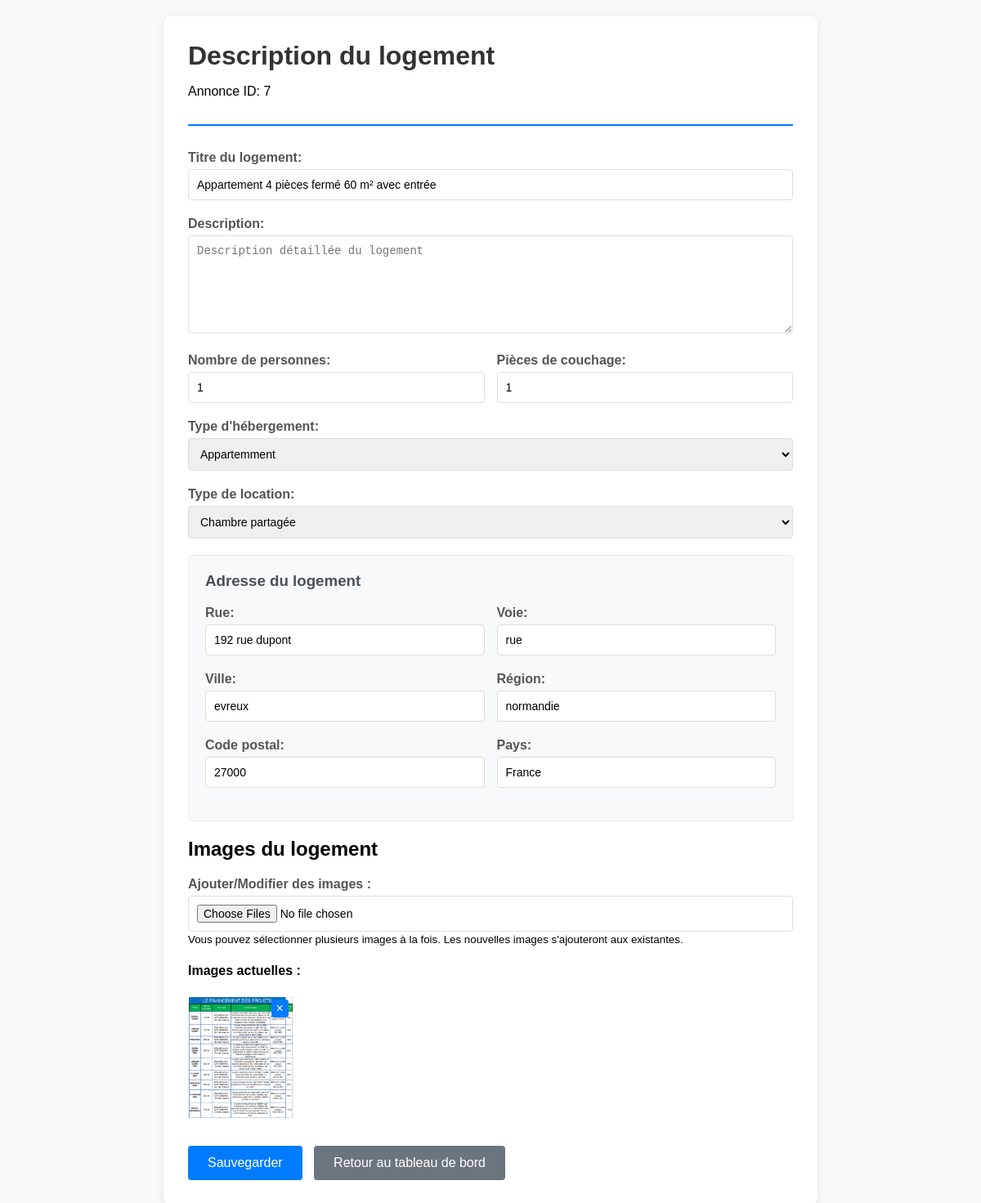
Page /annonce/dashboard/description/7/ (signed in) on the earlier database version.
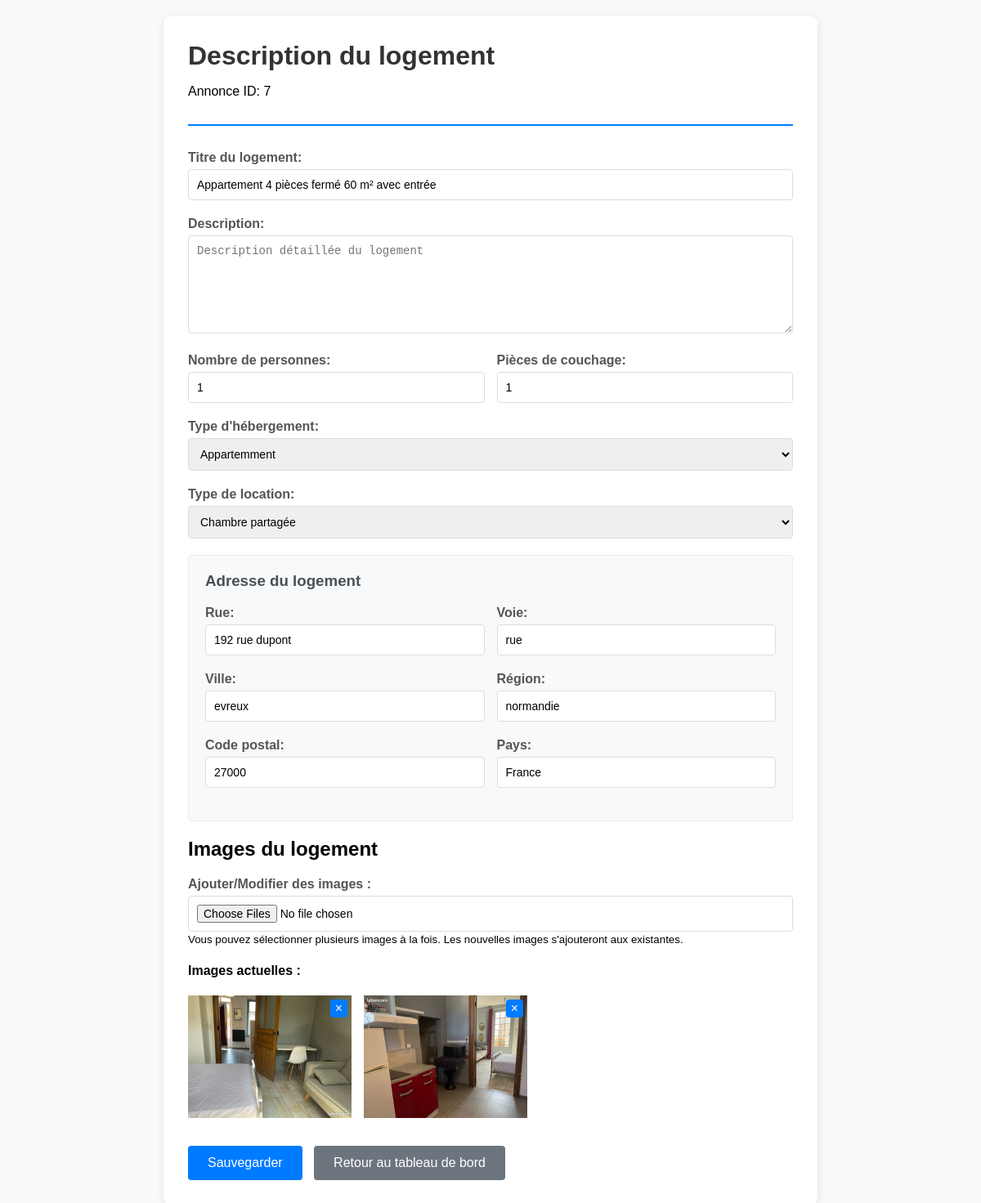
Same page on the later database version.
### annonce/models.py (models this page shows)
class ImageLogement(models.Model):
    annonce = models.ForeignKey(Annonce, on_delete=models.CASCADE)
    images = models.FileField(upload_to='images/')

### annonce/views.py (the view)
# urls.py: path('dashboard/description/<int:pk>/', views.description_view, name='dashboard-description'),
@login_required
def description_view(request, pk):
    myObject = Annonce.objects.get(id=pk)
    requete = request.user
    myAdress = myObject.address
    if request.method == 'POST':
        print(f"POST reçu pour l'annonce {pk}")
        print(f"Données POST: {request.POST}")
        titre_logement = request.POST.get('titre_logement', '')
        description = request.POST.get('description', '')
        nombre_personne = request.POST.get('nombre_personne', 1)
        pieces_couchage = request.POST.get('pieces_couchage', 1)
        hebergement_choice = request.POST.get('hebergement_choice', '')
        type_location_choices = request.POST.get('type_location_choices', '')
        try:
            myObject.titre_logement = titre_logement
            myObject.description = description
            myObject.nombre_personne = int(nombre_personne) if nombre_personne else 1
            myObject.pieces_couchage = int(pieces_couchage) if pieces_couchage else 1
            if hebergement_choice:
                myObject.hebergement_choice = hebergement_choice
            if type_location_choices:
                myObject.type_location_choices = type_location_choices
            myObject.save()
            print(f"Annonce {pk} mise à jour avec succès")
            rue = request.POST.get('rue', '')
            voie = request.POST.get('voie', '')
            ville = request.POST.get('ville', '')
            region = request.POST.get('region', '')
            zip_code = request.POST.get('zip', '')
            pays = request.POST.get('pays', 'France')
            if any([rue, voie, ville, region, zip_code, pays != 'France']):
                if myAdress:
                    myAdress.rue = rue
                    myAdress.voie = voie
                    myAdress.ville = ville
                    myAdress.region = region
                    myAdress.zipCode = zip_code
                    myAdress.pays = pays
                    myAdress.save()
                    print(f"Adresse mise à jour: {ville}")
                else:
                    myAdress = AdressAnnonce.objects.create(
                        rue=rue,
                        voie=voie,
                        ville=ville,
                        region=region,
                        zipCode=zip_code,
                        pays=pays
                    )
                    myObject.address = myAdress
                    myObject.save()
                    print(f"Nouvelle adresse créée: {ville}")
            uploaded_images = request.FILES.getlist('images')
            if uploaded_images:
                for image in uploaded_images:
                    ImageLogement.objects.create(
                        annonce=myObject,
                        images=image
                    )
                print(f"{len(uploaded_images)} nouvelles images uploadées")
            from django.contrib import messages
            if uploaded_images:
                messages.success(request, f'Les informations ont été sauvegardées avec succès! {len(uploaded_images)} image(s) ajoutée(s).')
            else:
                messages.success(request, 'Les informations ont été sauvegardées avec succès!')
            return redirect(request.META.get('HTTP_REFERER', '/annonce/dashboard/list/'))
        except Exception as e:
            print(f"Erreur lors de la sauvegarde: {e}")
            from django.contrib import messages
            messages.error(request, f'Erreur lors de la sauvegarde: {e}')
    else:
        form = DescriptionForm(instance=myObject)
    context = {'form': form, 'obj': myObject, 'requete': requete, 'address': myAdress}
    return render(request,'annonce/dashboard/description.html',context)

### annonce/forms.py
class DescriptionForm(ModelForm):
    class Meta:
        model = Annonce
        fields = ['titre_logement','description','nombre_personne', 'pieces_couchage', 'hebergement_choice', 'type_location_choices']
        widgets = {
            'titre_logement': forms.TextInput(attrs={'class': 'form-control', 'placeholder': 'Titre du logement'}),
            'description': forms.Textarea(attrs={'class': 'form-control', 'rows': 4, 'placeholder': 'Description détaillée du logement'}),
            'nombre_personne': forms.NumberInput(attrs={'class': 'form-control', 'min': 1, 'max': 20}),
            'pieces_couchage': forms.NumberInput(attrs={'class': 'form-control', 'min': 1, 'max': 10}),
            'hebergement_choice': forms.Select(attrs={'class': 'form-control'}),
            'type_location_choices': forms.Select(attrs={'class': 'form-control'}),
        }
    def __init__(self, *args, **kwargs):
        super(DescriptionForm, self).__init__(*args,**kwargs)
        self.helper = FormHelper()
        self.helper.form_method = 'POST'

### templates/annonce/dashboard/description.html (shortened to what the changed rows need)
<!DOCTYPE html>
<html lang="fr">
<head>
</head>
<body>
    <div class="container">
        <div class="header">
            <h1>Description du logement</h1>
        </div>
        <form method="post" enctype="multipart/form-data">
            <div class="form-section">
                <h2>Images du logement</h2>
                {% if obj.imagelogement_set.all %}
                    <div class="current-images mt-3">
                        <div class="row">
                            {% for image in obj.imagelogement_set.all %}
                                <div class="col-md-3 mb-2">
                                    <div class="image-container" style="position: relative;">
                                        <img src="{{ image.images.url }}" alt="Image du logement" class="img-thumbnail" style="width: 100%; height: 150px; object-fit: cover;">
                                        <a href="{% url 'delete-image' image.id %}"
                                           class="btn btn-danger btn-sm"
                                           style="position: absolute; top: 5px; right: 5px; padding: 2px 6px;"
                                           onclick="return confirm('Êtes-vous sûr de vouloir supprimer cette image ?')">
                                            ×
                                        </a>
                                    </div>
                                </div>
                            {% endfor %}
                        </div>
                    </div>
                {% else %}
                    <p class="text-muted">Aucune image pour le moment.</p>
                {% endif %}
            </div>
        </form>
    </div>
</body>
</html>

Differences in the rows shown:
removed ImageLogement: images (picture)
added ImageLogement: images (picture)
added ImageLogement: images (picture)
